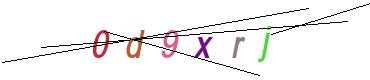
#> input picture data/cleaned_train/0d9xrj-0.png, 370 x 80 px, given as the content of the folder data/train, which was not available
$ python transforms.py   (older library calls are emulated)
#> lines starting #> are read from the running program, lines starting #| are printed output that depends on the picture; after the words box and inside, x2 and y2 are one past the last pixel; in counts of white or black regions, pixels touching at a corner belong together; pictures that were not available may be replaced by others from this repository, and a replacement may not be noted
#> in visualize_crop, img_bgr is the input picture: shape (80, 370, 3); mean B, G, R 242.6, 242.4, 244.8
import cv2
import numpy as np
import glob
import os
import yaml

# [16 lines left out: function add_edge_channel, not called in this run]

def keep_aspect_resize_pad(img, target_h=32, max_w=128):
    """
    Improved version (NO CROPPING):
    - Removes black noise lines
    - Boosts contrast for pale coloured characters using LAB + CLAHE
    - DOES NOT CROP ANYTHING
    - Resizes whole image with aspect ratio preserved
    - Pads to (target_h, max_w)

    img: RGB image (as in your dataset pipeline)
    returns: (canvas, new_w) where
        canvas: (target_h, max_w, 3) uint8
        new_w: width of the resized image before padding
    """
#> called with target_h = 32, max_w = 192

    # -----------------------------
    # 1. Remove black noise lines
    # -----------------------------
    # Black-ish lines (0,0,0) ~ (40,40,40)
    mask_black = cv2.inRange(img, (0, 0, 0), (40, 40, 40))
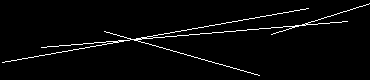
#> mask_black: shape (80, 370); 2.9% white in thin lines or dots
    img_clean = cv2.inpaint(img, mask_black, 3, cv2.INPAINT_NS)
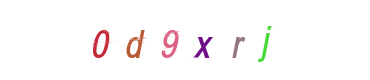
#> img_clean: shape (80, 370, 3); mean R, G, B 252, 249.4, 249.5

    # -----------------------------
    # 2. Convert to LAB & enhance pale colours
    # -----------------------------
    lab = cv2.cvtColor(img_clean, cv2.COLOR_RGB2LAB)
#> lab: shape (80, 370, 3); mean of channels 0, 1, 2 250.7, 129.1, 128.5
    L, A, B = cv2.split(lab)
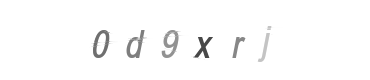
#> L: shape (80, 370); min 72, max 255, mean 250.7
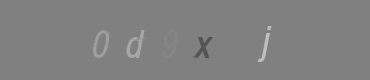
#> B: shape (80, 370); min 84, max 191, mean 128.5

    # combine A+B to make faint colours pop
    ab_combo = cv2.addWeighted(A, 0.5, B, 0.5, 0)

    # local contrast enhancement (critical for pale digits)
    clahe = cv2.createCLAHE(clipLimit=2.0, tileGridSize=(8, 8))
    enh = clahe.apply(ab_combo)

    # we do NOT use enh for cropping anymore, but we *could*
    # use it later if you want a mask for something else

    # -----------------------------
    # 3. Resize whole image with aspect ratio
    # -----------------------------
    h, w = img_clean.shape[:2]
#> h = 80; w = 370

    scale = min(target_h / h, max_w / w)
#> scale = 0.4
    new_h = int(round(h * scale))
#> new_h = 32
    new_w = int(round(w * scale))
#> new_w = 148

    new_h = max(1, new_h)
    new_w = max(1, new_w)

    # choose interpolation based on whether we're shrinking or enlarging
    if scale < 1.0:
        interp = cv2.INTER_AREA      # downscale → anti-alias
    else:
        interp = cv2.INTER_CUBIC     # upscale → sharper

    resized = cv2.resize(img_clean, (new_w, new_h), interpolation=interp)

    # -----------------------------
    # 4. Pad to target size (centered)
    # -----------------------------
    canvas = np.full((target_h, max_w, 3), 255, dtype=np.uint8)

    y0 = (target_h - new_h) // 2
#> y0 = 0
    x0 = (max_w - new_w) // 2
#> x0 = 22

    canvas[y0:y0+new_h, x0:x0+new_w] = resized
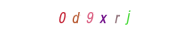
#> canvas: shape (32, 192, 3); mean R, G, B 252.7, 250.7, 250.8

    return canvas, new_w

# This is mainly for converting colour to grayscale
# [38 lines left out: functions basic_preprocess, to_float_tensor, not called in this run]

def visualize_crop(image_path, target_h, max_w):
    """
    Loads an image, runs keep_aspect_resize_pad,
    and displays original + final padded image.

    target_h, max_w directly control the output size.
    """
    # 1. Load
    img_bgr = cv2.imread(image_path, cv2.IMREAD_COLOR)
    if img_bgr is None:
        print(f"Error: Could not read image at {image_path}")
        return

    img_rgb = cv2.cvtColor(img_bgr, cv2.COLOR_BGR2RGB)

    # 2. Apply your resize+pad
    final_rgb, new_w = keep_aspect_resize_pad(img_rgb, target_h=target_h, max_w=max_w)
#> new_w = 148

    print(f"\nFile: {os.path.basename(image_path)}")
    print(f"  original shape: {img_rgb.shape}  (H, W, C)")
#|   original shape: (80, 370, 3)  (H, W, C)
    print(f"  final   shape:  {final_rgb.shape} (H, W, C)")
#|   final   shape:  (32, 192, 3) (H, W, C)
    print(f"  target_h={target_h}, max_w={max_w}, new_w={new_w}")
#|   target_h=32, max_w=192, new_w=148

    # 3. For display, resize both to same height just for viewing
    display_h = 300
    oh, ow = img_rgb.shape[:2]
#> oh = 80; ow = 370
    scale_orig = display_h / oh
#> scale_orig = 3.75
    disp_w_orig = int(ow * scale_orig)
#> disp_w_orig = 1387
    img_orig_disp = cv2.resize(img_bgr, (disp_w_orig, display_h))
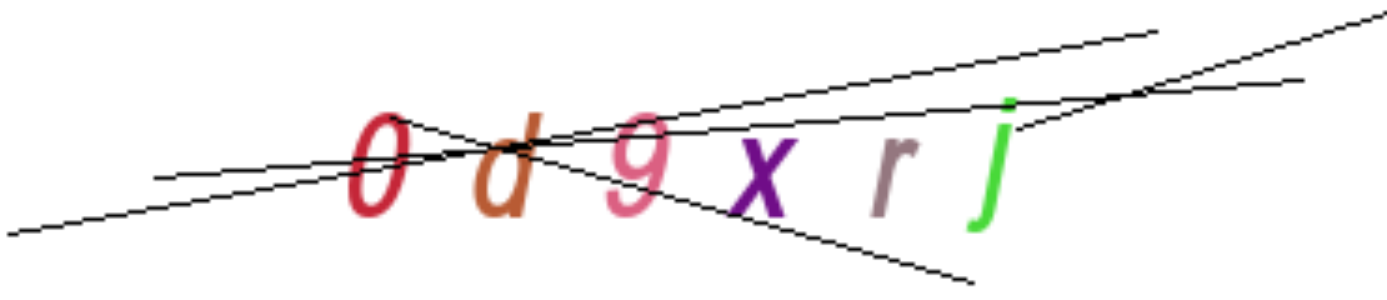
#> img_orig_disp: shape (300, 1387, 3); mean B, G, R 242.6, 242.4, 244.8

    fh, fw = final_rgb.shape[:2]
#> fh = 32; fw = 192
    scale_final = display_h / fh
#> scale_final = 9.38
    disp_w_final = int(fw * scale_final)
#> disp_w_final = 1800
    final_bgr_disp = cv2.resize(cv2.cvtColor(final_rgb, cv2.COLOR_RGB2BGR),
                                (disp_w_final, display_h),
                                interpolation=cv2.INTER_NEAREST)
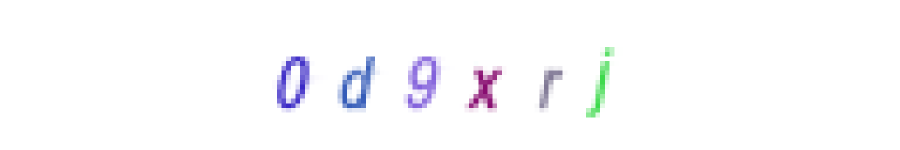
#> final_bgr_disp: shape (300, 1800, 3) (shown at 1/2 size); mean R, G, B 250.8, 250.7, 252.7

    cv2.imshow("Original", img_orig_disp)
    cv2.imshow(f"Final padded (H={target_h}, W={max_w})", final_bgr_disp)
    cv2.waitKey(0)


if __name__ == "__main__":
    # Load from config so you don't desync
    with open("config.yaml", "r") as f:
        cfg = yaml.safe_load(f)
    TARGET_HEIGHT = cfg["data"]["img_height"]
    MAX_WIDTH = cfg["data"]["max_width"]

    TEST_IMAGE_DIR = cfg["data"]["train_dir"]

    image_paths = glob.glob(os.path.join(TEST_IMAGE_DIR, "*.*"))

    if not image_paths:
        print(f"Error: No images found in '{TEST_IMAGE_DIR}'.")
    else:
        print(f"Found {len(image_paths)} images. Visualizing 10 samples.")
        for i, image_path in enumerate(image_paths[:10]):
            visualize_crop(image_path, TARGET_HEIGHT, MAX_WIDTH)
            if i == 9:
                print("Finished 10 samples.")
        cv2.destroyAllWindows()

$ run again, on data/test/1x8ljpi-0.png
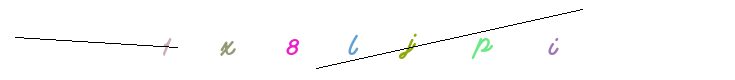
#> input picture data/test/1x8ljpi-0.png, 735 x 80 px, given as the content of the folder data/train, which was not available
#> in visualize_crop, img_bgr is the input picture: shape (80, 735, 3); mean B, G, R 251.9, 252, 252
#> mask_black: shape (80, 735); 0.73% white in thin lines or dots, all inside (x1, y1, x2, y2) = (15, 9, 583, 69)
#> lab: shape (80, 735, 3); mean of channels 0, 1, 2 254.1, 128, 128.1
#> in keep_aspect_resize_pad, `canvas[y0:y0+new_h, x0:x0+new_w] = resized`:
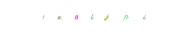
#> canvas: shape (32, 192, 3); mean R, G, B 254.3, 254.3, 254.2
#> in visualize_crop, `final_rgb, new_w = keep_aspect_resize_pad(img_rgb, target_h=target_h, ..`: new_w = 192
#|   original shape: (80, 735, 3)  (H, W, C)
#|   final   shape:  (32, 192, 3) (H, W, C)
#|   target_h=32, max_w=192, new_w=192
